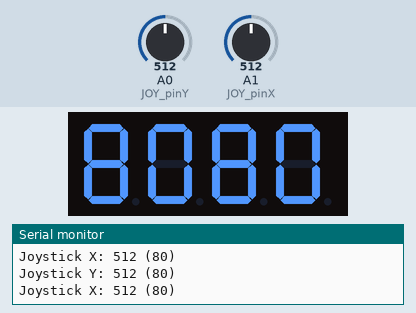
A sketch run on a simulated Arduino Uno, built with avr-gcc and run on an emulated ATmega328P. Shown: 4-digit seven-segment display, the last lines printed to the serial monitor. Wiring (inferred from the names in the program): 4-digit 7-segment display, segments lit when HIGH: segments pin 7, pin 8, pin 9, pin 10, pin 11, pin 12, pin 13; digit selects pin 2, pin 4, pin 5, pin 6. Inputs (shaded band) come from the test bench; at power-on: A0 (JOY_pinY) = 512, A1 (JOY_pinX) = 512. The segment pins are drawn as the display they are named for.

Above: at 1.2 s.
1.3 s: A0 (JOY_pinY) set to 460
At 2.1 s:
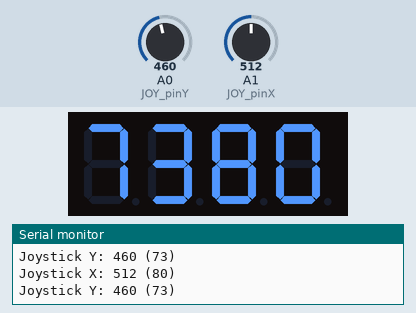
2.8 s: A0 (JOY_pinY) set to 447
At 3.4 s:
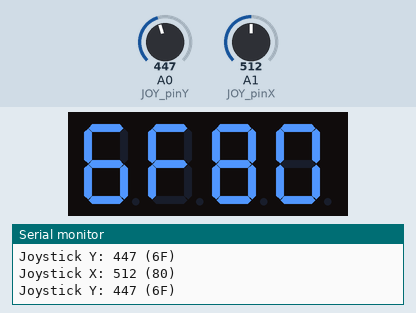
4.4 s: A1 (JOY_pinX) set to 458
At 5.4 s:
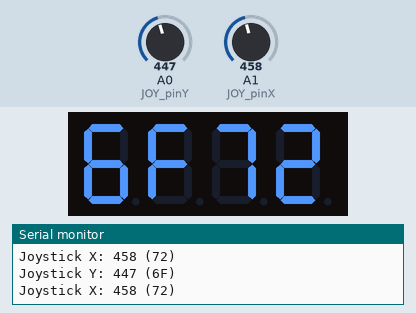
6.0 s: A1 (JOY_pinX) set to 447
At 6.4 s:
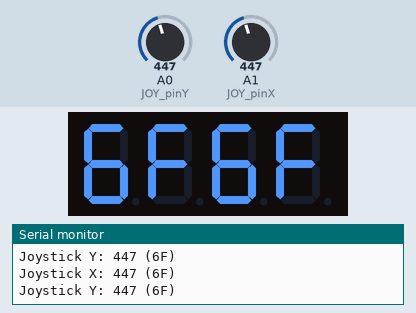
7.5 s: A0 (JOY_pinY) set to 306
At 7.9 s:
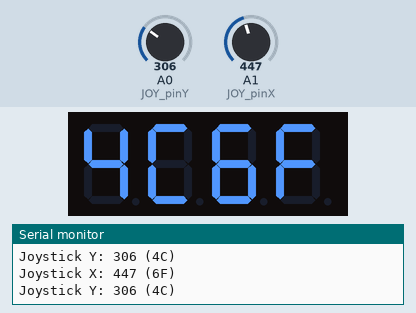
9.1 s: A1 (JOY_pinX) set to 306
At 9.8 s:
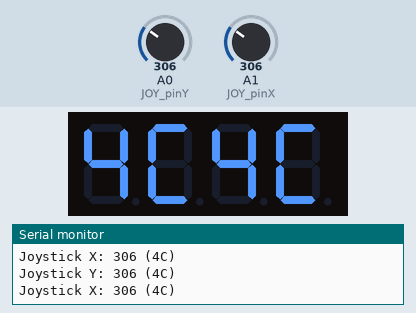
Timing chart, 0 to 11.7 s (numbered marks = the images above; inputs shaded):
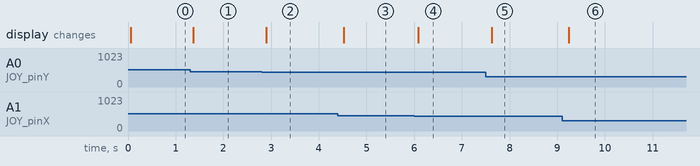

The sketch:

FSCJRemote.ino
```cpp
#include "chardata.h"

// Pins for the LED digits
int LED_select1 = 2;  // pin 12 on the LED (upper left corner)
int LED_select2 = 4;  // pin  9 on the LED
int LED_select3 = 5;  // pin  8 on the LED
int LED_select4 = 6;  // pin  6 on the LED (lower right corner)

// Constants for easy access to the various digits
#define LED_SELNONE 0x0
#define LED_SEL1    0x1
#define LED_SEL2    0x2
#define LED_SEL3    0x4
#define LED_SEL4    0x8
#define LED_SELALL  0xF

// Pins for the LED segments
int LED_segA = 7;     // pin 11 on the LED
int LED_segB = 8;     // pin  7 on the LED (upper right corner)
int LED_segC = 9;     // pin  4 on the LED
int LED_segD = 10;    // pin  2 on the LED
int LED_segE = 11;    // pin  1 on the LED (lower left corner)
int LED_segF = 12;    // pin 10 on the LED
int LED_segG = 13;    // pin  5 on the LED

// Pins for the joystick inputs
int JOY_pinX = A1;
int JOY_pinY = A0;

// Choose which digit(s) are active
void LED_SelectDigit(int digit) {
  digitalWrite(LED_select1, (digit & LED_SEL1) ? LOW : HIGH);
  digitalWrite(LED_select2, (digit & LED_SEL2) ? LOW : HIGH);
  digitalWrite(LED_select3, (digit & LED_SEL3) ? LOW : HIGH);
  digitalWrite(LED_select4, (digit & LED_SEL4) ? LOW : HIGH);
}

// Write the segment data for a digit from the table
void LED_WriteChar(int number)
{
  digitalWrite(LED_segA, read_char_data(number, 0));
  digitalWrite(LED_segB, read_char_data(number, 1));
  digitalWrite(LED_segC, read_char_data(number, 2));
  digitalWrite(LED_segD, read_char_data(number, 3));
  digitalWrite(LED_segE, read_char_data(number, 4));
  digitalWrite(LED_segF, read_char_data(number, 5));
  digitalWrite(LED_segG, read_char_data(number, 6));
}

// Write a 16-bit hexadecimal value to the LED. Since only one digit can be written
// at a time, a short delay is used between each digit so that they have time to
// light up before we move on to the next digit; selecting no digits first allow
// the next digit to be set without causing rapid flashing on the display.
void LED_WriteShort(unsigned short number)
{
  LED_SelectDigit(LED_SELNONE);
  LED_WriteChar((number & 0xF000) >> 12);
  LED_SelectDigit(LED_SEL1);
  delay(5);   // short delay to ensure the LED receives the signal
  LED_SelectDigit(LED_SELNONE);
  LED_WriteChar((number & 0x0F00) >> 8);
  LED_SelectDigit(LED_SEL2);
  delay(5);
  LED_SelectDigit(LED_SELNONE);
  LED_WriteChar((number & 0x00F0) >> 4);
  LED_SelectDigit(LED_SEL3);
  delay(5);
  LED_SelectDigit(LED_SELNONE);
  LED_WriteChar(number & 0x000F);
  LED_SelectDigit(LED_SEL4);
  delay(5);  // last LED is dimmer, so keep it displayed longer
}

// This holds the current joystick position where X is the lower
// 8 bits and Y is the upper 8 bits. A value of approximately 127
// corresponds to the neutral position, while a value of 0 means
// the joystick is all the way to the left (X) or bottom (Y); a
// value of 255 (FF) means all the way to the right (X) or top (Y)
unsigned short joy_pos = 0;

// This is a pre-defined Arduino function; this is called once when the Arduino is
// reset or reuploaded and is used to perform one-time initialization.
void setup() {
  // Initialize the joystick pins to be inputs
  pinMode(JOY_pinX, INPUT);
  pinMode(JOY_pinY, INPUT);

  // Initialize the LED pins to be outputs
  pinMode(LED_select1, OUTPUT);
  pinMode(LED_select2, OUTPUT);
  pinMode(LED_select3, OUTPUT);
  pinMode(LED_select4, OUTPUT);
  pinMode(LED_segA, OUTPUT);
  pinMode(LED_segB, OUTPUT);
  pinMode(LED_segC, OUTPUT);
  pinMode(LED_segD, OUTPUT);
  pinMode(LED_segE, OUTPUT);
  pinMode(LED_segF, OUTPUT);
  pinMode(LED_segG, OUTPUT);

  // Ensure the LED is showing a sensible value
  LED_SelectDigit(LED_SELNONE);
  LED_WriteChar(16);
  LED_SelectDigit(LED_SELALL);
  delay(2);
  LED_SelectDigit(LED_SELNONE);

  // Turn on the serial port so we can output debugging information
  Serial.begin(9600);
}

// This is a pre-defined Arduino function. This is called repeatedly for as long as
// the Arduino has power and is used for the main loop of the program.
void loop() {
  int x, y;

  // Read the current joystick position
  x = analogRead(JOY_pinX);
  y = analogRead(JOY_pinY);
  joy_pos = ((x & 0x3FC) >> 2) | ((y & 0x3FC) << 6);

  // Output the current joystick position on the serial port
  Serial.print("Joystick X: ");
  Serial.print(x);
  Serial.print(" (");
  Serial.print(x/4, HEX);
  Serial.print(")\nJoystick Y: ");
  Serial.print(y);
  Serial.print(" (");
  Serial.print(y/4, HEX);
  Serial.print(")\n");

  // Output the current joystick position on the LED. Calling the function thrice
  // allows for a total of 60 milliseconds of delay (20 per call) without causing
  // the digits to flash on the LED; this results in slightly sluggish response.
  // Using only two gives a much smoother response, in exchange for noticable
  // scintillation of the digits. Only one function call results in very obvious
  // flashing, so it's best to call it more than once.
  LED_WriteShort(joy_pos);
  LED_WriteShort(joy_pos);
  LED_WriteShort(joy_pos);
}
```

chardata.cpp
```cpp
#include "chardata.h"

// A table of segment values for different characters; a HIGH value means the
// segment is lit up, while a LOW means the segment is dark; this is known as a
// common-cathode setup, where the ground (0V) side of an LED is shared between all
// the segments and the input controls the 5V side.
const PROGMEM int LED_chars[NUM_CHARS][NUM_SEGS] = {
  //  A     B     C     D     E     F     G
  {HIGH, HIGH, HIGH, HIGH, HIGH, HIGH,  LOW }, // 0
  { LOW, HIGH, HIGH,  LOW,  LOW,  LOW,  LOW }, // 1
  {HIGH, HIGH,  LOW, HIGH, HIGH,  LOW, HIGH }, // 2
  {HIGH, HIGH, HIGH, HIGH,  LOW,  LOW, HIGH }, // 3
  { LOW, HIGH, HIGH,  LOW,  LOW, HIGH, HIGH }, // 4
  {HIGH,  LOW, HIGH, HIGH,  LOW, HIGH, HIGH }, // 5
  {HIGH,  LOW, HIGH, HIGH, HIGH, HIGH, HIGH }, // 6
  {HIGH, HIGH, HIGH,  LOW,  LOW,  LOW,  LOW }, // 7
  {HIGH, HIGH, HIGH, HIGH, HIGH, HIGH, HIGH }, // 8
  {HIGH, HIGH, HIGH, HIGH,  LOW, HIGH, HIGH }, // 9
  {HIGH, HIGH, HIGH,  LOW, HIGH, HIGH, HIGH }, // A
  { LOW,  LOW, HIGH, HIGH, HIGH, HIGH, HIGH }, // B
  {HIGH,  LOW,  LOW, HIGH, HIGH, HIGH,  LOW }, // C
  { LOW, HIGH, HIGH, HIGH, HIGH,  LOW, HIGH }, // D
  {HIGH,  LOW,  LOW, HIGH, HIGH, HIGH, HIGH }, // E
  {HIGH,  LOW,  LOW,  LOW, HIGH, HIGH, HIGH }, // F
  { LOW,  LOW,  LOW,  LOW,  LOW,  LOW,  LOW }, // Blank
};

// Read a value from the table; this function allows the main program to read from
// the table without having to care if it's in variable or program memory.
int read_char_data(int digit, int seg) {
#ifdef USE_PROGMEM
  return pgm_read_word_near(&LED_chars[digit][seg]);
#else
  return LED_chars[digit][seg];
#endif
}
```

chardata.h
```cpp
#ifndef CHARDATA_H
#define CHARDARA_H

// By commenting this out or not, we choose whether to keep our character table in
// RAM or in ROM; since the Arduino has much more ROM than RAM and the table is
// unchanging, it's better to keep it in ROM.
#define USE_PROGMEM

#include <Arduino.h>
#include <avr/pgmspace.h>

// If we're keeping the table in RAM, the keyword that specifies that property is
// disabled here.
#ifndef USE_PROGMEM
#undef PROGMEM
#define PROGMEM
#endif

#define NUM_CHARS 17
#define NUM_SEGS  7

extern const int LED_chars[NUM_CHARS][NUM_SEGS];
int read_char_data(int digit, int seg);

#endif
```

Measured:
- the behaviour switches between 448 and 447 on A0 (JOY_pinY) (found by bisection; images 1 and 2)
- the behaviour switches between 448 and 447 on A1 (JOY_pinX) (found by bisection; images 3 and 4)
- after the input at 1.3 s, the display: changes after 0.06 s (image 1)
- after the input at 2.8 s, the display: changes after 0.10 s (image 2)
- after the input at 4.4 s, the display: changes after 0.12 s (image 3)
- after the input at 6.0 s, the display: changes after 0.08 s (image 4)
- after the input at 7.5 s, the display: changes after 0.13 s (image 5)
- after the input at 9.1 s, the display: changes after 0.14 s (image 6)
